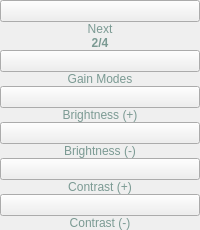
             <widget class="QWidget" name="page_28">
              <layout class="QVBoxLayout" name="verticalLayout_7">
               <property name="spacing">
                <number>0</number>
               </property>
               <property name="leftMargin">
                <number>0</number>
               </property>
               <property name="topMargin">
                <number>0</number>
               </property>
               <property name="rightMargin">
                <number>0</number>
               </property>
               <property name="bottomMargin">
                <number>0</number>
               </property>
               <item>
                <widget class="QPushButton" name="daysight_bt_next_4">
                 <property name="sizePolicy">
                  <sizepolicy hsizetype="Minimum" vsizetype="Expanding">
                   <horstretch>0</horstretch>
                   <verstretch>0</verstretch>
                  </sizepolicy>
                 </property>
                 <property name="text">
                  <string/>
                 </property>
                </widget>
               </item>
               <item>
                <widget class="QLabel" name="label_28">
                 <property name="sizePolicy">
                  <sizepolicy hsizetype="Preferred" vsizetype="Preferred">
                   <horstretch>0</horstretch>
                   <verstretch>0</verstretch>
                  </sizepolicy>
                 </property>
                 <property name="styleSheet">
                  <string notr="true">color: rgb(123, 154, 147);
</string>
                 </property>
                 <property name="text">
                  <string>Next</string>
                 </property>
                 <property name="alignment">
                  <set>Qt::AlignCenter</set>
                 </property>
                </widget>
               </item>
               <item>
                <widget class="QLabel" name="label_29">
                 <property name="font">
                  <font>
                   <weight>75</weight>
                   <bold>true</bold>
                  </font>
                 </property>
                 <property name="styleSheet">
                  <string notr="true">color: rgb(123, 154, 147);</string>
                 </property>
                 <property name="text">
                  <string>2/4</string>
                 </property>
                 <property name="alignment">
                  <set>Qt::AlignCenter</set>
                 </property>
                </widget>
               </item>
               <item>
                <widget class="QPushButton" name="bt_zoom_in_4">
                 <property name="sizePolicy">
                  <sizepolicy hsizetype="Minimum" vsizetype="Expanding">
                   <horstretch>0</horstretch>
                   <verstretch>0</verstretch>
                  </sizepolicy>
                 </property>
                 <property name="text">
                  <string/>
                 </property>
                </widget>
               </item>
               <item>
                <widget class="QLabel" name="label_30">
                 <property name="styleSheet">
                  <string notr="true">color: rgb(123, 154, 147);</string>
                 </property>
                 <property name="text">
                  <string>Gain Modes</string>
                 </property>
                 <property name="alignment">
                  <set>Qt::AlignCenter</set>
                 </property>
                </widget>
               </item>
               <item>
                <widget class="QPushButton" name="bt_zoom_out_4">
                 <property name="sizePolicy">
                  <sizepolicy hsizetype="Minimum" vsizetype="Expanding">
                   <horstretch>0</horstretch>
                   <verstretch>0</verstretch>
                  </sizepolicy>
                 </property>
                 <property name="text">
                  <string/>
                 </property>
                </widget>
               </item>
               <item>
                <widget class="QLabel" name="label_31">
                 <property name="styleSheet">
                  <string notr="true">color: rgb(123, 154, 147);</string>
                 </property>
                 <property name="text">
                  <string>Brightness (+)</string>
                 </property>
                 <property name="alignment">
                  <set>Qt::AlignCenter</set>
                 </property>
                </widget>
               </item>
               <item>
                <widget class="QPushButton" name="bt_auto_focus_4">
                 <property name="sizePolicy">
                  <sizepolicy hsizetype="Minimum" vsizetype="Expanding">
                   <horstretch>0</horstretch>
                   <verstretch>0</verstretch>
                  </sizepolicy>
                 </property>
                 <property name="text">
                  <string/>
                 </property>
                </widget>
               </item>
               <item>
                <widget class="QLabel" name="label_32">
                 <property name="styleSheet">
                  <string notr="true">color: rgb(123, 154, 147);</string>
                 </property>
                 <property name="text">
                  <string>Brightness (-)</string>
                 </property>
                 <property name="alignment">
                  <set>Qt::AlignCenter</set>
                 </property>
                </widget>
               </item>
               <item>
                <widget class="QPushButton" name="bt_focus_near_4">
                 <property name="sizePolicy">
                  <sizepolicy hsizetype="Minimum" vsizetype="Expanding">
                   <horstretch>0</horstretch>
                   <verstretch>0</verstretch>
                  </sizepolicy>
                 </property>
                 <property name="text">
                  <string/>
                 </property>
                </widget>
               </item>
               <item>
                <widget class="QLabel" name="label_33">
                 <property name="styleSheet">
                  <string notr="true">color: rgb(123, 154, 147);</string>
                 </property>
                 <property name="text">
                  <string>Contrast (+)</string>
                 </property>
                 <property name="alignment">
                  <set>Qt::AlignCenter</set>
                 </property>
                </widget>
               </item>
               <item>
                <widget class="QPushButton" name="bt_focus_far_4">
                 <property name="sizePolicy">
                  <sizepolicy hsizetype="Minimum" vsizetype="Expanding">
                   <horstretch>0</horstretch>
                   <verstretch>0</verstretch>
                  </sizepolicy>
                 </property>
                 <property name="text">
                  <string/>
                 </property>
                </widget>
               </item>
               <item>
                <widget class="QLabel" name="label_34">
                 <property name="styleSheet">
                  <string notr="true">color: rgb(123, 154, 147);</string>
                 </property>
                 <property name="text">
                  <string>Contrast (-)</string>
                 </property>
                 <property name="alignment">
                  <set>Qt::AlignCenter</set>
                 </property>
                </widget>
               </item>
              </layout>
             </widget>
